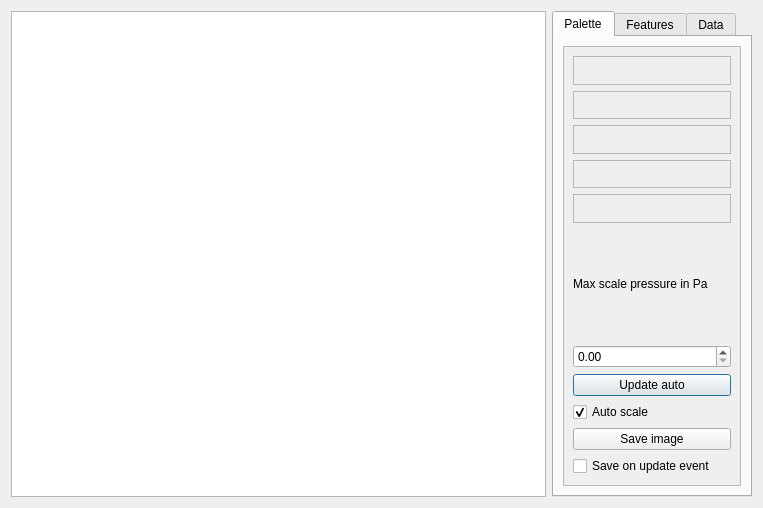
<?xml version="1.0" encoding="UTF-8"?>
<ui version="4.0">
 <class>TactileSensorDialog</class>
 <widget class="QDialog" name="TactileSensorDialog">
  <property name="geometry">
   <rect>
    <x>0</x>
    <y>0</y>
    <width>763</width>
    <height>508</height>
   </rect>
  </property>
  <property name="maximumSize">
   <size>
    <width>789</width>
    <height>568</height>
   </size>
  </property>
  <property name="windowTitle">
   <string>Dialog</string>
  </property>
  <layout class="QHBoxLayout" name="horizontalLayout">
   <item>
    <widget class="QGraphicsView" name="_gview"/>
   </item>
   <item>
    <widget class="QTabWidget" name="tabWidget">
     <property name="sizePolicy">
      <sizepolicy hsizetype="Preferred" vsizetype="Expanding">
       <horstretch>0</horstretch>
       <verstretch>0</verstretch>
      </sizepolicy>
     </property>
     <property name="minimumSize">
      <size>
       <width>200</width>
       <height>0</height>
      </size>
     </property>
     <property name="currentIndex">
      <number>0</number>
     </property>
     <property name="movable">
      <bool>false</bool>
     </property>
     <widget class="QWidget" name="tab">
      <attribute name="title">
       <string>Palette</string>
      </attribute>
      <layout class="QVBoxLayout" name="verticalLayout">
       <item>
        <widget class="QScrollArea" name="scrollArea">
         <property name="widgetResizable">
          <bool>true</bool>
         </property>
         <widget class="QWidget" name="scrollAreaWidgetContents">
          <property name="geometry">
           <rect>
            <x>0</x>
            <y>0</y>
            <width>174</width>
            <height>444</height>
           </rect>
          </property>
          <layout class="QVBoxLayout" name="verticalLayout_3">
           <item>
            <layout class="QVBoxLayout" name="verticalLayout_2">
             <item>
              <widget class="QFrame" name="frame">
               <property name="minimumSize">
                <size>
                 <width>30</width>
                 <height>29</height>
                </size>
               </property>
               <property name="maximumSize">
                <size>
                 <width>16777215</width>
                 <height>29</height>
                </size>
               </property>
               <property name="frameShape">
                <enum>QFrame::StyledPanel</enum>
               </property>
               <property name="frameShadow">
                <enum>QFrame::Raised</enum>
               </property>
              </widget>
             </item>
             <item>
              <widget class="QFrame" name="frame_3">
               <property name="minimumSize">
                <size>
                 <width>0</width>
                 <height>28</height>
                </size>
               </property>
               <property name="maximumSize">
                <size>
                 <width>16777215</width>
                 <height>28</height>
                </size>
               </property>
               <property name="frameShape">
                <enum>QFrame::StyledPanel</enum>
               </property>
               <property name="frameShadow">
                <enum>QFrame::Raised</enum>
               </property>
              </widget>
             </item>
             <item>
              <widget class="QFrame" name="frame_5">
               <property name="minimumSize">
                <size>
                 <width>0</width>
                 <height>29</height>
                </size>
               </property>
               <property name="maximumSize">
                <size>
                 <width>16777215</width>
                 <height>29</height>
                </size>
               </property>
               <property name="frameShape">
                <enum>QFrame::StyledPanel</enum>
               </property>
               <property name="frameShadow">
                <enum>QFrame::Raised</enum>
               </property>
              </widget>
             </item>
             <item>
              <widget class="QFrame" name="frame_4">
               <property name="minimumSize">
                <size>
                 <width>0</width>
                 <height>28</height>
                </size>
               </property>
               <property name="maximumSize">
                <size>
                 <width>16777215</width>
                 <height>28</height>
                </size>
               </property>
               <property name="frameShape">
                <enum>QFrame::StyledPanel</enum>
               </property>
               <property name="frameShadow">
                <enum>QFrame::Raised</enum>
               </property>
              </widget>
             </item>
             <item>
              <widget class="QFrame" name="frame_2">
               <property name="minimumSize">
                <size>
                 <width>0</width>
                 <height>29</height>
                </size>
               </property>
               <property name="maximumSize">
                <size>
                 <width>16777215</width>
                 <height>29</height>
                </size>
               </property>
               <property name="frameShape">
                <enum>QFrame::StyledPanel</enum>
               </property>
               <property name="frameShadow">
                <enum>QFrame::Raised</enum>
               </property>
              </widget>
             </item>
            </layout>
           </item>
           <item>
            <widget class="QLabel" name="label">
             <property name="text">
              <string>Max scale pressure in Pa</string>
             </property>
            </widget>
           </item>
           <item>
            <widget class="QDoubleSpinBox" name="_maxPressureSpin"/>
           </item>
           <item>
            <widget class="QPushButton" name="_updateBtn">
             <property name="text">
              <string>Update auto</string>
             </property>
            </widget>
           </item>
           <item>
            <widget class="QCheckBox" name="_autoScaleBox">
             <property name="text">
              <string>Auto scale</string>
             </property>
             <property name="checked">
              <bool>true</bool>
             </property>
            </widget>
           </item>
           <item>
            <widget class="QPushButton" name="_saveViewBtn">
             <property name="text">
              <string>Save image</string>
             </property>
            </widget>
           </item>
           <item>
            <widget class="QCheckBox" name="_saveCheckBox">
             <property name="text">
              <string>Save on update event</string>
             </property>
            </widget>
           </item>
          </layout>
         </widget>
        </widget>
       </item>
      </layout>
     </widget>
     <widget class="QWidget" name="tab_3">
      <attribute name="title">
       <string>Features</string>
      </attribute>
      <layout class="QVBoxLayout" name="verticalLayout_5">
       <item>
        <widget class="QGroupBox" name="groupBox">
         <property name="title">
          <string>Static features</string>
         </property>
         <layout class="QVBoxLayout" name="verticalLayout_6">
          <item>
           <widget class="QCheckBox" name="_centerOfMassBtn">
            <property name="text">
             <string>Center of mass</string>
            </property>
           </widget>
          </item>
          <item>
           <widget class="QCheckBox" name="_momentsBtn">
            <property name="text">
             <string>Moments</string>
            </property>
           </widget>
          </item>
          <item>
           <widget class="QCheckBox" name="_segmentationBtn">
            <property name="text">
             <string>Segmentation</string>
            </property>
           </widget>
          </item>
          <item>
           <layout class="QHBoxLayout" name="horizontalLayout_2">
            <item>
             <widget class="QSpinBox" name="_lowBoundSpin">
              <property name="maximum">
               <number>300000</number>
              </property>
              <property name="singleStep">
               <number>10</number>
              </property>
             </widget>
            </item>
            <item>
             <widget class="QSpinBox" name="_uppBoundSpin">
              <property name="maximum">
               <number>300000</number>
              </property>
              <property name="singleStep">
               <number>10</number>
              </property>
              <property name="value">
               <number>300000</number>
              </property>
             </widget>
            </item>
           </layout>
          </item>
         </layout>
        </widget>
       </item>
       <item>
        <spacer name="verticalSpacer">
         <property name="orientation">
          <enum>Qt::Vertical</enum>
         </property>
         <property name="sizeHint" stdset="0">
          <size>
           <width>20</width>
           <height>40</height>
          </size>
         </property>
        </spacer>
       </item>
      </layout>
     </widget>
     <widget class="QWidget" name="tab_2">
      <attribute name="title">
       <string>Data</string>
      </attribute>
      <layout class="QVBoxLayout" name="verticalLayout_4">
       <item>
        <spacer name="verticalSpacer_2">
         <property name="orientation">
          <enum>Qt::Vertical</enum>
         </property>
         <property name="sizeHint" stdset="0">
          <size>
           <width>20</width>
           <height>40</height>
          </size>
         </property>
        </spacer>
       </item>
       <item>
        <widget class="QPushButton" name="_saveDataBtn">
         <property name="text">
          <string>Save data</string>
         </property>
        </widget>
       </item>
       <item>
        <widget class="QPushButton" name="_loadDataBtn">
         <property name="text">
          <string>Load data</string>
         </property>
        </widget>
       </item>
      </layout>
     </widget>
    </widget>
   </item>
  </layout>
 </widget>
 <resources/>
 <connections/>
</ui>
